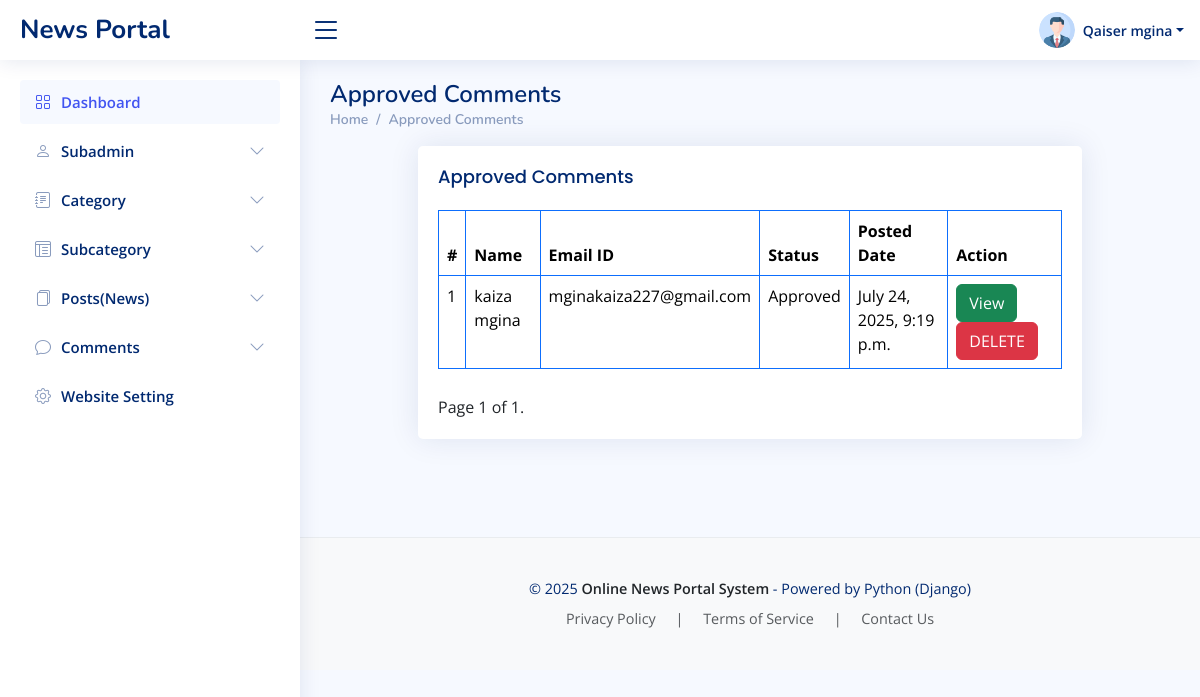
/ApprovedComments (signed in), run on the app's committed database.
### newsapp/models.py (models this page shows)
class CustomUser(AbstractUser):
    USER ={
        (1,'admin'),
        (2,'subadmin'),
    }
    user_type = models.CharField(choices=USER,max_length=50,default=1)
    profile_pic = models.ImageField(upload_to='media/profile_pic')

class Comments(models.Model):
    news_id = models.ForeignKey(News, on_delete=models.CASCADE)
    comment = models.TextField()
    name = models.CharField(max_length=250)
    email = models.CharField(max_length=250)
    status = models.CharField(max_length=250,blank=True)
    posted_date= models.DateTimeField(auto_now_add=True)
    updated_at = models.DateTimeField(auto_now=True)

### onps/adminviews.py (the view)
# urls.py: path('ApprovedComments', adminviews.APPROVEDCOMMENTS, name='approved_comments'),
@login_required(login_url='/')
def APPROVEDCOMMENTS(request):
    approved_comm = Comments.objects.filter(status='Approved')
    paginator = Paginator(approved_comm, 10)  # Show 10 enquiries per page
    page_number = request.GET.get('page')
    try:
        approved_comm = paginator.page(page_number)
    except PageNotAnInteger:
        approved_comm = paginator.page(1)
    except EmptyPage:
        approved_comm = paginator.page(paginator.num_pages)
    context = {
        'approved_comm': approved_comm,
    }
    return render(request, 'admin/comments_approved.html', context)

### newsapp/context_processors.py (called while the page is built)
def category_processor(request):
    cat = Category.objects.all()
    return {'cat': cat}

def aboutus(request):
    first_page = Page.objects.first()
    return {'first_page':first_page}

### templates/admin/comments_approved.html (shortened to what this page needs)
{% extends 'base.html' %}
{% block content %}
  <div class="pagetitle">
      <h1>Approved Comments</h1>
      <nav>
        <ol class="breadcrumb">
          <li class="breadcrumb-item"><a href="{% url 'dashboard' %}">Home</a></li>
          <li class="breadcrumb-item">Approved Comments</li>
        </ol>
      </nav>
    </div>
    <section class="section">
      <div class="row">
        <div class="col-lg-12" style="padding-left: 100px;padding-right: 100px;">
          <div class="card">
            <div class="card-body">
              <h5 class="card-title">Approved Comments</h5>
              <table class="table table-bordered border-primary">
                <thead>
                    <tr>
                        <th style="font-weight: bolder;"> # </th>
                        <th style="font-weight: bolder;"> Name</th>
                        <th style="font-weight: bolder;"> Email ID</th>
                        <th style="font-weight: bolder;"> Status</th>
                        <th style="font-weight: bolder;"> Posted Date </th>
                        <th style="font-weight: bolder;">Action </th>
                      </tr>
                </thead>
                <tbody>
                    {% for i in approved_comm %}
                    <tr>
                      <td> {{ forloop.counter }}</td>
                      <td>{{i.name}}</td>
                      <td>{{i.email}}</td>
                      <td>
                        {% if i.status %}
                            {% if i.status == 'Approved' %}
                               Approved
                            {% elif i.status == 'Unapproved' %}
                               Unapproved
                            {% endif %}
                        {% else %}
                            Not Action Taken Yet
                        {% endif %}
                    </td>
                      <td>{{i.posted_date}}</td>
                      <td><a href="{% url 'view-comments' i.id %}" class="btn btn-success">
                          View</a> <a href="{% url 'delete_comments' i.id %}" class="btn btn-danger">
                              DELETE</a></td>
                    </tr>{% endfor %}
                </tbody>
              </table>
              <div class="pagination" style="padding-top: 10px;text-align: center;">
                <span class="step-links">
                    <span class="current">
                        Page {{ approved_comm.number }} of {{ approved_comm.paginator.num_pages }}.
                    </span>
                </span>
            </div>
            </div>
          </div>
        </div>
      </div>
    </section>  {% endblock %}

### templates/includes/header.html (shortened to what this page needs)
{% load static %}
<header id="header" class="header fixed-top d-flex align-items-center">
  {% if user.user_type == '1' %}
    <div class="d-flex align-items-center justify-content-between">
      <a href="{% url 'dashboard' %}" class="logo d-flex align-items-center">
        <span class="d-none d-lg-block">News Portal</span>
      </a>
      <i class="bi bi-list toggle-sidebar-btn"></i>
    </div>
    <nav class="header-nav ms-auto">
      <ul class="d-flex align-items-center">
        <li class="nav-item dropdown pe-3">
          <a class="nav-link nav-profile d-flex align-items-center pe-0" href="#" data-bs-toggle="dropdown">
            {% if user.profile_pic %}
            <img src="{{ user.profile_pic.url }}" alt="Profile" class="rounded-circle">
            {% else %}
            <img src="{% static 'img/default-profile.png' %}" alt="Profile" class="rounded-circle">
            {% endif %}
            <span class="d-none d-md-block dropdown-toggle ps-2">{{user.first_name}} {{user.last_name}}</span>
          </a>
        </li>
      </ul>
    </nav>
    {% endif %}
  </header>

### static/assets/css/style.css (style rules this page uses)
:root { scroll-behavior: smooth; }
body { font-family: "Open Sans", sans-serif; background: #f6f9ff; color: #444444; }
a { color: #4154f1; text-decoration: none; }
h1, h2, h3, h4, h5, h6 { font-family: "Nunito", sans-serif; }
.pagetitle { margin-bottom: 10px; }
.pagetitle h1 { font-size: 24px; margin-bottom: 0; font-weight: 600; color: #012970; }
.card { margin-bottom: 30px; border: none; border-radius: 5px; box-shadow: 0px 0 30px rgba(1, 41, 112, 0.1); }
.card-title { padding: 20px 0 15px 0; font-size: 18px; font-weight: 500; color: #012970; font-family: "Poppins", sans-serif; }
.card-body { padding: 0 20px 20px 20px; }
.breadcrumb { font-size: 14px; font-family: "Nunito", sans-serif; color: #899bbd; font-weight: 600; }
.breadcrumb a { color: #899bbd; transition: 0.3s; }
.breadcrumb .breadcrumb-item::before { color: #899bbd; }
.logo { line-height: 1; }
@media (min-width: 1200px) { .logo { width: 280px; } }
.logo span { font-size: 26px; font-weight: 700; color: #012970; font-family: "Nunito", sans-serif; }
.header { transition: all 0.5s; z-index: 997; height: 60px; box-shadow: 0px 2px 20px rgba(1, 41, 112, 0.1); background-color: #fff; padding-left: 20px; }
.header .toggle-sidebar-btn { font-size: 32px; padding-left: 10px; cursor: pointer; color: #012970; }
.header-nav ul { list-style: none; }
.header-nav>ul { margin: 0; padding: 0; }
.header-nav .nav-profile { color: #012970; }
.header-nav .nav-profile img { max-height: 36px; }
.header-nav .nav-profile span { font-size: 14px; font-weight: 600; }

### data on the page
CustomUser: profile_pic (picture), first_name "Qaiser", last_name "mgina"
Comments: name "kaiza mgina", email "mginakaiza227@gmail.com", status "Approved", posted_date "July 24, 2025, 9:19 p.m."

### other printed values
{{ approved_comm.number }} "1"
{{ approved_comm.paginator.num_pages }} "1"
